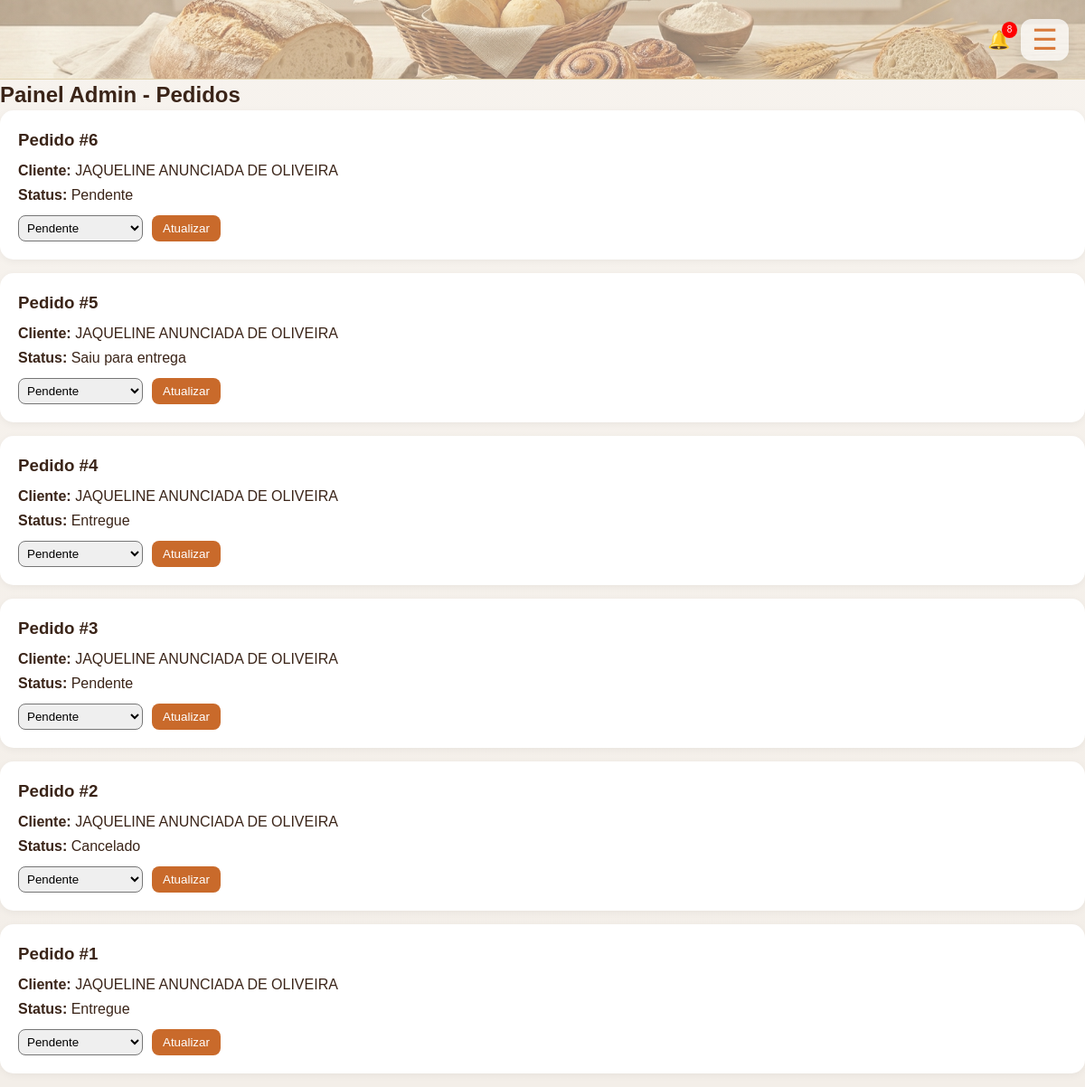
/admin/pedidos (signed in), run on the app's committed database.
### tables this page shows
CREATE TABLE pedidos (
    id INTEGER PRIMARY KEY AUTOINCREMENT,
    usuario_id INTEGER,
    cliente TEXT NOT NULL,
    descricao TEXT NOT NULL,
    quantidade_variedade TEXT NOT NULL,
    status TEXT NOT NULL DEFAULT 'Pendente',
    tipo_entrega TEXT NOT NULL DEFAULT 'Retirada',
    taxa_entrega REAL NOT NULL DEFAULT 0,
    valor_total REAL NOT NULL DEFAULT 0,
    prioridade TEXT NOT NULL DEFAULT 'Média',
    criado_em TIMESTAMP DEFAULT CURRENT_TIMESTAMP,
    FOREIGN KEY (usuario_id) REFERENCES usuarios(id)
);

### app.py (the view)
@app.route("/admin/pedidos")
@login_required
def admin_pedidos():
    if session.get("perfil") != "admin":
        flash("Acesso negado", "error")
        return redirect(url_for("home"))
    conn = get_connection()
    pedidos = conn.execute("SELECT * FROM pedidos ORDER BY criado_em DESC").fetchall()
    conn.close()
    return render_template("admin_pedidos.html", pedidos=pedidos)

### app.py (called while the page is built)
def get_connection():
    conn = sqlite3.connect(DB_NAME)
    conn.row_factory = sqlite3.Row
    return conn

def login_required(func):
    @wraps(func)
    def wrapper(*args, **kwargs):
        if "usuario_id" not in session:
            flash("Faça login para acessar.", "error")
            return redirect(url_for("login"))
        return func(*args, **kwargs)
    return wrapper

def get_notificacoes(usuario_id):
    conn = get_connection()
    notificacoes = conn.execute("""
        SELECT * FROM notificacoes
        WHERE usuario_id = ?
        ORDER BY criada_em DESC
        LIMIT 5
    """, (usuario_id,)).fetchall()
    nao_lidas = conn.execute("""
        SELECT COUNT(*) as total
        FROM notificacoes
        WHERE usuario_id = ? AND lida = 0
    """, (usuario_id,)).fetchone()["total"]
    conn.close()
    return notificacoes, nao_lidas

@app.context_processor
def inject_notificacoes():
    if "usuario_id" in session:
        notificacoes, nao_lidas = get_notificacoes(session["usuario_id"])
        return dict(notificacoes=notificacoes, nao_lidas=nao_lidas)
    return dict(notificacoes=[], nao_lidas=0)

### templates/admin_pedidos.html (shortened to what this page needs)
{% extends "base.html" %}
{% block content %}
<section class="pagina-conteudo">
  <h1>Painel Admin - Pedidos</h1>
  {% for pedido in pedidos %}
    <div class="pedido-card">
      <h3>Pedido #{{ pedido.id }}</h3>
      <p><strong>Cliente:</strong> {{ pedido.cliente }}</p>
      <p><strong>Status:</strong> {{ pedido.status }}</p>
      <form method="POST" action="{{ url_for('admin_atualizar_status', pedido_id=pedido.id) }}">
        <select name="status">
          <option>Pendente</option>
        </select>
        <button type="submit">Atualizar</button>
      </form>
    </div>
  {% endfor %}
</section>
{% endblock %}

### static/style.css (style rules this page uses)
* { margin: 0; padding: 0; box-sizing: border-box; }
:root { --marrom: #6b3b25; --marrom-escuro: #3a2418; --laranja: #d97a3b; --laranja-escuro: #b85f25; --bege: #f2e6c8; --bege-claro: #fff7f0; --cinza-fundo: #f3f3f3; --borda: #d8a07f; --branco: #ffffff; --sombra: 0 12px 32px rgba(0, 0, 0, 0.10); --sombra-hover: 0 18px 40px rgba(0, 0, 0, 0.16); }
html { scroll-behavior: smooth; }
body { background: linear-gradient(180deg, #f7f3ee 0%, #f3eee8 100%); font-family: Arial, Helvetica, sans-serif; color: var(--marrom-escuro); line-height: 1.4; }
.pagina-conteudo { width: 100%; }
.pedido-card { background: white; border-radius: 18px; padding: 18px; box-shadow: 0 10px 28px rgba(0, 0, 0, 0.08); }
.pedido-card { background: #fff; padding: 20px; border-radius: 15px; margin-bottom: 15px; box-shadow: 0 2px 8px rgba(0,0,0,0.05); }
.pedido-card h3 { margin-bottom: 10px; }
.pedido-card p { margin: 5px 0; }
.pedido-card form { margin-top: 10px; display: flex; gap: 10px; }
.pedido-card select { padding: 5px; border-radius: 8px; }
.pedido-card button { background: #c96a2b; color: white; border: none; padding: 6px 12px; border-radius: 8px; cursor: pointer; }

### data on the page
pedidos: id "6", cliente "JAQUELINE ANUNCIADA DE OLIVEIRA", status "Pendente"
pedidos: id "5", cliente "JAQUELINE ANUNCIADA DE OLIVEIRA", status "Saiu para entrega"
pedidos: id "4", cliente "JAQUELINE ANUNCIADA DE OLIVEIRA", status "Entregue"
pedidos: id "3", cliente "JAQUELINE ANUNCIADA DE OLIVEIRA", status "Pendente"
pedidos: id "2", cliente "JAQUELINE ANUNCIADA DE OLIVEIRA", status "Cancelado"
pedidos: id "1", cliente "JAQUELINE ANUNCIADA DE OLIVEIRA", status "Entregue"

### other printed values
{{ nao_lidas }} "8"
